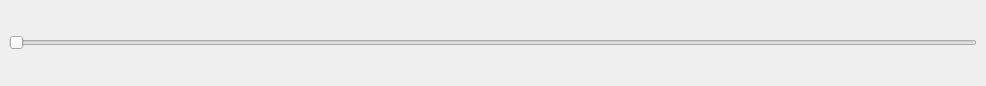
<?xml version="1.0" encoding="UTF-8"?>
<ui version="4.0">
 <class>Playback_Slider</class>
 <widget class="QDockWidget" name="Playback_Slider">
  <property name="geometry">
   <rect>
    <x>0</x>
    <y>0</y>
    <width>986</width>
    <height>86</height>
   </rect>
  </property>
  <property name="font">
   <font>
    <strikeout>false</strikeout>
   </font>
  </property>
  <property name="styleSheet">
   <string notr="true">QDockWidget::title {
     text-align: left;
     subcontrol-position: top left;
     position: absolute;
     top: 0px; left: 0px; bottom: 0px;
 }
QDockWidget::close-button, QDockWidget::float-button {
    icon-size: 14px; /* maximum icon size */
 }
QDockWidget::close-button {
     subcontrol-position: top right;
     position: absolute;
     top: 0px; right: 5px; bottom: 0px;
     width: 14px;
 }

QDockWidget::float-button {
     subcontrol-position: top right;
     position: absolute;
     top: 0px; right: 20px; bottom: 0px;
     width: 14px;
 }</string>
  </property>
  <property name="windowTitle">
   <string>Playback Slider</string>
  </property>
  <widget class="QWidget" name="dockWidgetContents">
   <layout class="QVBoxLayout" name="verticalLayout">
    <item>
     <widget class="QSlider" name="time_slider">
      <property name="orientation">
       <enum>Qt::Horizontal</enum>
      </property>
     </widget>
    </item>
   </layout>
  </widget>
 </widget>
 <resources/>
 <connections/>
</ui>
